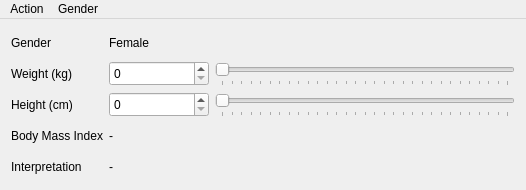
<?xml version="1.0" encoding="UTF-8"?>
<ui version="4.0">
 <class>MainWindow</class>
 <widget class="QMainWindow" name="MainWindow">
  <property name="geometry">
   <rect>
    <x>0</x>
    <y>0</y>
    <width>512</width>
    <height>187</height>
   </rect>
  </property>
  <property name="windowTitle">
   <string>Body Mass Index Calculator</string>
  </property>
  <property name="layoutDirection">
   <enum>Qt::LeftToRight</enum>
  </property>
  <widget class="QWidget" name="centralWidget">
   <layout class="QGridLayout" name="gridLayout">
    <item row="0" column="0">
     <widget class="QLabel" name="gender_label">
      <property name="minimumSize">
       <size>
        <width>0</width>
        <height>25</height>
       </size>
      </property>
      <property name="maximumSize">
       <size>
        <width>16777215</width>
        <height>25</height>
       </size>
      </property>
      <property name="text">
       <string>Gender</string>
      </property>
     </widget>
    </item>
    <item row="0" column="1">
     <widget class="QLabel" name="Gender_display">
      <property name="text">
       <string>Female</string>
      </property>
     </widget>
    </item>
    <item row="1" column="0">
     <widget class="QLabel" name="weight_label">
      <property name="maximumSize">
       <size>
        <width>16777215</width>
        <height>25</height>
       </size>
      </property>
      <property name="text">
       <string>Weight (kg)</string>
      </property>
     </widget>
    </item>
    <item row="1" column="1">
     <widget class="QSpinBox" name="weight_spinBox">
      <property name="minimumSize">
       <size>
        <width>100</width>
        <height>25</height>
       </size>
      </property>
      <property name="maximum">
       <number>300</number>
      </property>
     </widget>
    </item>
    <item row="1" column="2">
     <widget class="QSlider" name="weight_Slider">
      <property name="minimumSize">
       <size>
        <width>300</width>
        <height>25</height>
       </size>
      </property>
      <property name="maximum">
       <number>300</number>
      </property>
      <property name="orientation">
       <enum>Qt::Horizontal</enum>
      </property>
      <property name="tickPosition">
       <enum>QSlider::TicksBelow</enum>
      </property>
      <property name="tickInterval">
       <number>0</number>
      </property>
     </widget>
    </item>
    <item row="2" column="0">
     <widget class="QLabel" name="height_label">
      <property name="maximumSize">
       <size>
        <width>16777215</width>
        <height>25</height>
       </size>
      </property>
      <property name="text">
       <string>Height (cm)</string>
      </property>
     </widget>
    </item>
    <item row="2" column="1">
     <widget class="QSpinBox" name="height_spinBox">
      <property name="minimumSize">
       <size>
        <width>100</width>
        <height>25</height>
       </size>
      </property>
      <property name="maximum">
       <number>300</number>
      </property>
     </widget>
    </item>
    <item row="2" column="2">
     <widget class="QSlider" name="height_Slider">
      <property name="minimumSize">
       <size>
        <width>300</width>
        <height>25</height>
       </size>
      </property>
      <property name="maximum">
       <number>300</number>
      </property>
      <property name="orientation">
       <enum>Qt::Horizontal</enum>
      </property>
      <property name="tickPosition">
       <enum>QSlider::TicksBelow</enum>
      </property>
     </widget>
    </item>
    <item row="3" column="0">
     <widget class="QLabel" name="BMI_label">
      <property name="minimumSize">
       <size>
        <width>0</width>
        <height>25</height>
       </size>
      </property>
      <property name="maximumSize">
       <size>
        <width>16777215</width>
        <height>25</height>
       </size>
      </property>
      <property name="text">
       <string>Body Mass Index</string>
      </property>
     </widget>
    </item>
    <item row="3" column="1">
     <widget class="QLabel" name="BMI_display">
      <property name="text">
       <string>-</string>
      </property>
     </widget>
    </item>
    <item row="4" column="0">
     <widget class="QLabel" name="interpretation_label">
      <property name="minimumSize">
       <size>
        <width>0</width>
        <height>25</height>
       </size>
      </property>
      <property name="maximumSize">
       <size>
        <width>16777215</width>
        <height>25</height>
       </size>
      </property>
      <property name="text">
       <string>Interpretation</string>
      </property>
     </widget>
    </item>
    <item row="4" column="1">
     <widget class="QLabel" name="interpretation_display">
      <property name="text">
       <string>-</string>
      </property>
     </widget>
    </item>
   </layout>
  </widget>
  <widget class="QMenuBar" name="menuBar">
   <property name="geometry">
    <rect>
     <x>0</x>
     <y>0</y>
     <width>512</width>
     <height>20</height>
    </rect>
   </property>
   <widget class="QMenu" name="menuAction">
    <property name="title">
     <string>Action</string>
    </property>
    <addaction name="action_Reset"/>
    <addaction name="action_Quit"/>
   </widget>
   <widget class="QMenu" name="menuGender">
    <property name="title">
     <string>Gender</string>
    </property>
    <addaction name="action_female"/>
    <addaction name="action_male"/>
   </widget>
   <addaction name="menuAction"/>
   <addaction name="menuGender"/>
  </widget>
  <action name="action_Reset">
   <property name="text">
    <string>Reset</string>
   </property>
  </action>
  <action name="action_Quit">
   <property name="text">
    <string>Quit</string>
   </property>
   <property name="menuRole">
    <enum>QAction::TextHeuristicRole</enum>
   </property>
  </action>
  <action name="action_female">
   <property name="checkable">
    <bool>true</bool>
   </property>
   <property name="checked">
    <bool>true</bool>
   </property>
   <property name="text">
    <string>Female</string>
   </property>
  </action>
  <action name="action_male">
   <property name="checkable">
    <bool>true</bool>
   </property>
   <property name="text">
    <string>Male</string>
   </property>
  </action>
 </widget>
 <layoutdefault spacing="6" margin="11"/>
 <resources/>
 <connections>
  <connection>
   <sender>height_spinBox</sender>
   <signal>valueChanged(int)</signal>
   <receiver>height_Slider</receiver>
   <slot>setValue(int)</slot>
   <hints>
    <hint type="sourcelabel">
     <x>143</x>
     <y>89</y>
    </hint>
    <hint type="destinationlabel">
     <x>193</x>
     <y>87</y>
    </hint>
   </hints>
  </connection>
  <connection>
   <sender>weight_Slider</sender>
   <signal>valueChanged(int)</signal>
   <receiver>weight_spinBox</receiver>
   <slot>setValue(int)</slot>
   <hints>
    <hint type="sourcelabel">
     <x>187</x>
     <y>60</y>
    </hint>
    <hint type="destinationlabel">
     <x>134</x>
     <y>56</y>
    </hint>
   </hints>
  </connection>
  <connection>
   <sender>height_Slider</sender>
   <signal>valueChanged(int)</signal>
   <receiver>height_spinBox</receiver>
   <slot>setValue(int)</slot>
   <hints>
    <hint type="sourcelabel">
     <x>207</x>
     <y>91</y>
    </hint>
    <hint type="destinationlabel">
     <x>127</x>
     <y>93</y>
    </hint>
   </hints>
  </connection>
  <connection>
   <sender>weight_spinBox</sender>
   <signal>valueChanged(int)</signal>
   <receiver>weight_Slider</receiver>
   <slot>setValue(int)</slot>
   <hints>
    <hint type="sourcelabel">
     <x>121</x>
     <y>64</y>
    </hint>
    <hint type="destinationlabel">
     <x>180</x>
     <y>65</y>
    </hint>
   </hints>
  </connection>
 </connections>
</ui>
